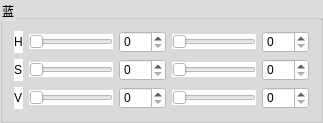
       <widget class="QGroupBox" name="blueHSVBox">
        <property name="styleSheet">
         <string notr="true">background-color: rgb(221, 221, 221);</string>
        </property>
        <property name="title">
         <string>蓝</string>
        </property>
        <layout class="QGridLayout" name="gridLayout_5">
         <item row="1" column="1">
          <widget class="QSlider" name="s_UpperSlider_blue">
           <property name="styleSheet">
            <string notr="true">background-color: rgb(255, 255, 255);</string>
           </property>
           <property name="maximum">
            <number>255</number>
           </property>
           <property name="orientation">
            <enum>Qt::Horizontal</enum>
           </property>
          </widget>
         </item>
         <item row="1" column="0">
          <widget class="QLabel" name="label_S_blue">
           <property name="styleSheet">
            <string notr="true">background-color: rgb(255, 255, 255);</string>
           </property>
           <property name="text">
            <string>S</string>
           </property>
          </widget>
         </item>
         <item row="2" column="0">
          <widget class="QLabel" name="label_V_blue">
           <property name="styleSheet">
            <string notr="true">background-color: rgb(255, 255, 255);</string>
           </property>
           <property name="text">
            <string>V</string>
           </property>
          </widget>
         </item>
         <item row="0" column="4">
          <widget class="QSpinBox" name="h_LowerSpinBox_blue">
           <property name="styleSheet">
            <string notr="true">background-color: rgb(255, 255, 255);</string>
           </property>
           <property name="maximum">
            <number>255</number>
           </property>
          </widget>
         </item>
         <item row="1" column="2">
          <widget class="QSpinBox" name="s_UpperSpinBox_blue">
           <property name="styleSheet">
            <string notr="true">background-color: rgb(255, 255, 255);</string>
           </property>
           <property name="maximum">
            <number>255</number>
           </property>
          </widget>
         </item>
         <item row="2" column="3">
          <widget class="QSlider" name="v_LowerSlider_blue">
           <property name="styleSheet">
            <string notr="true">background-color: rgb(255, 255, 255);</string>
           </property>
           <property name="maximum">
            <number>255</number>
           </property>
           <property name="orientation">
            <enum>Qt::Horizontal</enum>
           </property>
          </widget>
         </item>
         <item row="0" column="3">
          <widget class="QSlider" name="h_LowerSlider_blue">
           <property name="styleSheet">
            <string notr="true">background-color: rgb(255, 255, 255);</string>
           </property>
           <property name="maximum">
            <number>255</number>
           </property>
           <property name="orientation">
            <enum>Qt::Horizontal</enum>
           </property>
          </widget>
         </item>
         <item row="2" column="2">
          <widget class="QSpinBox" name="v_UpperSpinBox_blue">
           <property name="styleSheet">
            <string notr="true">background-color: rgb(255, 255, 255);</string>
           </property>
           <property name="maximum">
            <number>255</number>
           </property>
          </widget>
         </item>
         <item row="0" column="1">
          <widget class="QSlider" name="h_UpperSlider_blue">
           <property name="styleSheet">
            <string notr="true">background-color: rgb(255, 255, 255);</string>
           </property>
           <property name="maximum">
            <number>255</number>
           </property>
           <property name="orientation">
            <enum>Qt::Horizontal</enum>
           </property>
          </widget>
         </item>
         <item row="0" column="2">
          <widget class="QSpinBox" name="h_UpperSpinBox_blue">
           <property name="styleSheet">
            <string notr="true">background-color: rgb(255, 255, 255);</string>
           </property>
           <property name="maximum">
            <number>255</number>
           </property>
          </widget>
         </item>
         <item row="1" column="3">
          <widget class="QSlider" name="s_LowerSlider_blue">
           <property name="styleSheet">
            <string notr="true">background-color: rgb(255, 255, 255);</string>
           </property>
           <property name="maximum">
            <number>255</number>
           </property>
           <property name="orientation">
            <enum>Qt::Horizontal</enum>
           </property>
          </widget>
         </item>
         <item row="2" column="4">
          <widget class="QSpinBox" name="v_LowerSpinBox_blue">
           <property name="styleSheet">
            <string notr="true">background-color: rgb(255, 255, 255);</string>
           </property>
           <property name="maximum">
            <number>255</number>
           </property>
          </widget>
         </item>
         <item row="2" column="1">
          <widget class="QSlider" name="v_UpperSlider_blue">
           <property name="styleSheet">
            <string notr="true">background-color: rgb(255, 255, 255);</string>
           </property>
           <property name="maximum">
            <number>255</number>
           </property>
           <property name="orientation">
            <enum>Qt::Horizontal</enum>
           </property>
          </widget>
         </item>
         <item row="0" column="0">
          <widget class="QLabel" name="label_H_blue">
           <property name="styleSheet">
            <string notr="true">background-color: rgb(255, 255, 255);</string>
           </property>
           <property name="text">
            <string>H</string>
           </property>
          </widget>
         </item>
         <item row="1" column="4">
          <widget class="QSpinBox" name="s_LowerSpinBox_blue">
           <property name="styleSheet">
            <string notr="true">background-color: rgb(255, 255, 255);</string>
           </property>
           <property name="maximum">
            <number>255</number>
           </property>
          </widget>
         </item>
        </layout>
       </widget>
